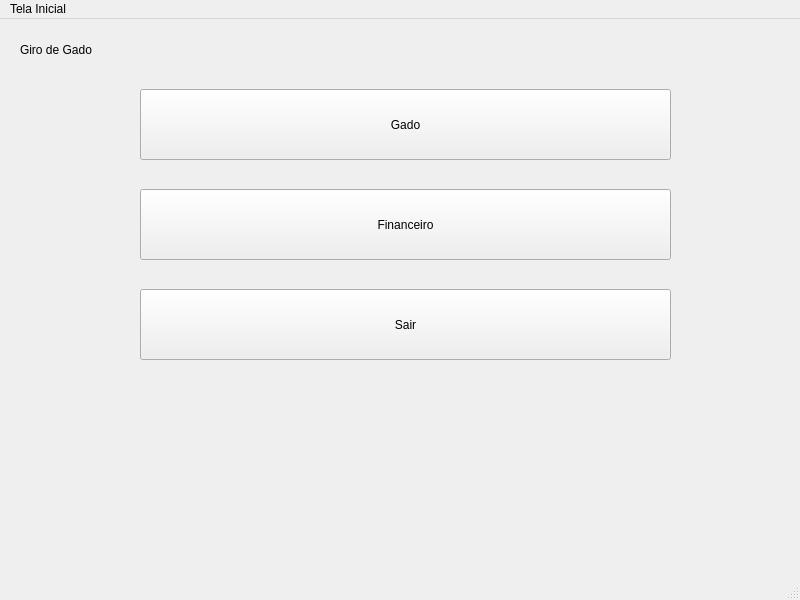
<?xml version="1.0" encoding="UTF-8"?>
<ui version="4.0">
 <class>MainWindow</class>
 <widget class="QMainWindow" name="MainWindow">
  <property name="geometry">
   <rect>
    <x>0</x>
    <y>0</y>
    <width>800</width>
    <height>600</height>
   </rect>
  </property>
  <property name="windowTitle">
   <string>MainWindow</string>
  </property>
  <widget class="QWidget" name="centralwidget">
   <widget class="QPushButton" name="pushButton">
    <property name="geometry">
     <rect>
      <x>140</x>
      <y>70</y>
      <width>531</width>
      <height>71</height>
     </rect>
    </property>
    <property name="text">
     <string>Gado</string>
    </property>
   </widget>
   <widget class="QPushButton" name="pushButton_2">
    <property name="geometry">
     <rect>
      <x>140</x>
      <y>170</y>
      <width>531</width>
      <height>71</height>
     </rect>
    </property>
    <property name="text">
     <string>Financeiro</string>
    </property>
   </widget>
   <widget class="QPushButton" name="pushButton_3">
    <property name="geometry">
     <rect>
      <x>140</x>
      <y>270</y>
      <width>531</width>
      <height>71</height>
     </rect>
    </property>
    <property name="text">
     <string>Sair</string>
    </property>
   </widget>
   <widget class="QLabel" name="label">
    <property name="geometry">
     <rect>
      <x>20</x>
      <y>15</y>
      <width>121</width>
      <height>31</height>
     </rect>
    </property>
    <property name="text">
     <string>Giro de Gado</string>
    </property>
   </widget>
  </widget>
  <widget class="QStatusBar" name="statusbar"/>
  <widget class="QMenuBar" name="menubar">
   <property name="geometry">
    <rect>
     <x>0</x>
     <y>0</y>
     <width>800</width>
     <height>21</height>
    </rect>
   </property>
   <widget class="QMenu" name="menuTela_Inicial">
    <property name="title">
     <string>Tela Inicial</string>
    </property>
   </widget>
   <addaction name="menuTela_Inicial"/>
  </widget>
 </widget>
 <resources/>
 <connections/>
</ui>
